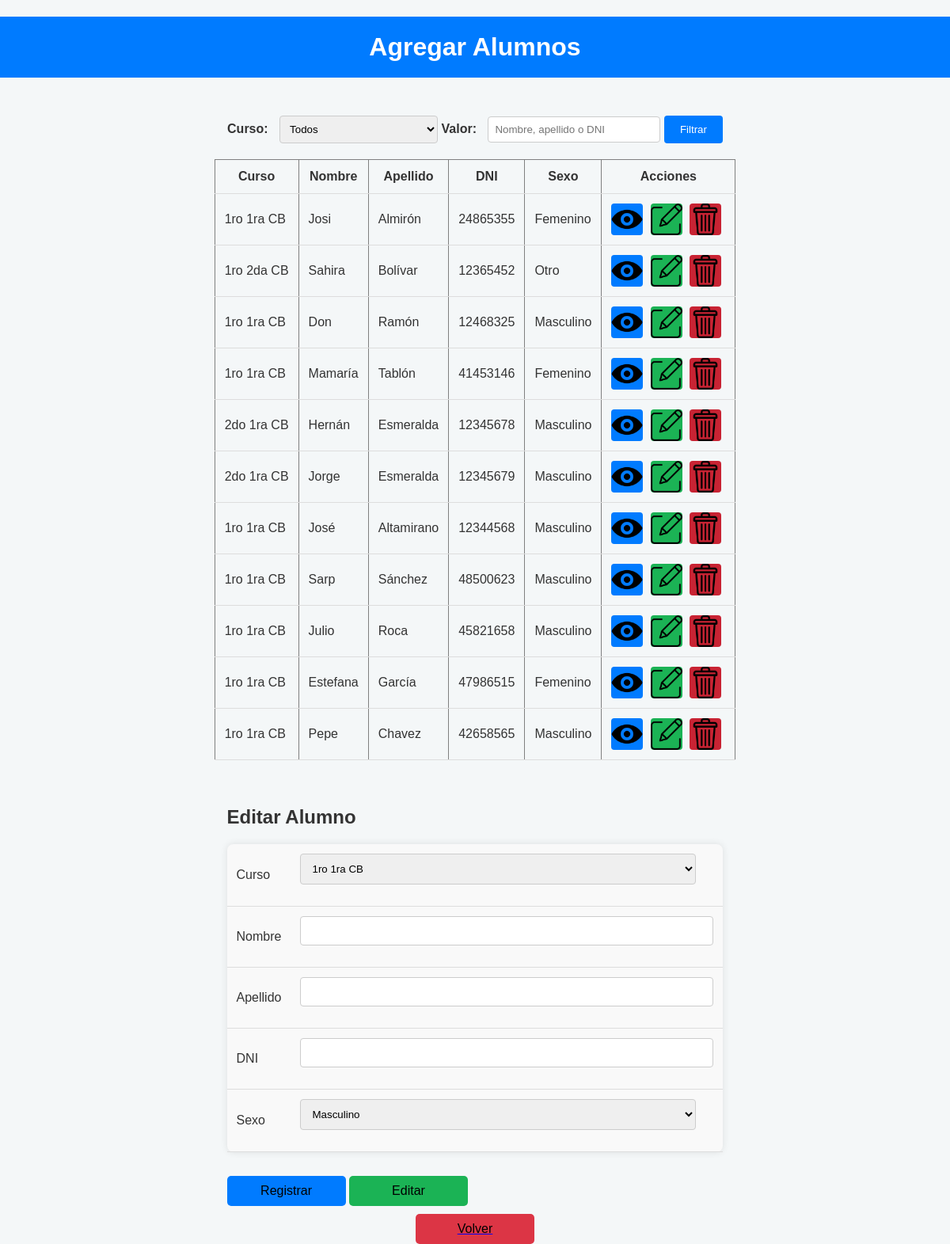
/agregar_alumnos.php, run on the app's committed database.
### tables this page shows
CREATE TABLE IF NOT EXISTS `alumnos` (
  `id` int NOT NULL AUTO_INCREMENT,
  `curso` varchar(10) NOT NULL,
  `nombre` varchar(255) NOT NULL,
  `apellido` varchar(255) NOT NULL,
  `dni` varchar(20) NOT NULL,
  `sexo` varchar(10) NOT NULL,
  PRIMARY KEY (`id`)
);

### agregar_alumnos.php (the view, shortened to what this page needs)
<!DOCTYPE html>
<html lang="en">
<head>
    <link rel="stylesheet" href="css/agregar_alumnos.css">
</head>
<body>
<?php
$conn = new mysqli("localhost", "root", "", "registro");
function escapar($dato) {
    return htmlspecialchars($dato, ENT_QUOTES, 'UTF-8');
}
$curso = $nombre = $apellido = $dni = $sexo = "";
$query = "SELECT * FROM alumnos WHERE 1=1";
$result = $conn->query($query);
$tabla = '<table border="1" cellspacing="2" cellpadding="2">
          <tr class="header">
            <td>Curso</td>
            <td>Nombre</td>
            <td>Apellido</td>
            <td>DNI</td>
            <td>Sexo</td>
            <td>Acciones</td>
          </tr>';
if ($result->num_rows > 0) {
    while ($row = $result->fetch_assoc()) {
        $tabla .= '<tr>
                    <td>' . escapar($row["curso"]) . '</td>
                    <td>' . escapar($row["nombre"]) . '</td>
                    <td>' . escapar($row["apellido"]) . '</td>
                    <td>' . escapar($row["dni"]) . '</td>
                    <td>' . escapar($row["sexo"]) . '</td>
                    <td>
                        <form action="" method="post" style="display:inline;">
                            <input type="hidden" name="id_ver" value="' . escapar($row["id"]) . '">
                            <a href="#tabla_ver"><input type="submit" name="ver" class="ver" value=""></a>
                        </form>
                        <form action="" method="post" style="display:inline;">
                            <input type="hidden" name="id" value="' . escapar($row["id"]) . '">
                            <input type="submit" name="editar-btn" class="editar" value="">
                        </form>
                        <form action="" method="post" style="display:inline;">
                            <input type="hidden" name="id-del" value="' . escapar($row["id"]) . '">
                            <input type="submit" name="quitar" class="eliminar" value="">
                        </form>
                    </td>
                  </tr>';
    }
}
$tabla .= '</table>';
?>
<h1>Agregar Alumnos</h1>
<br>
<div class="filtros">
    <form method="get" action="">
        <label for="filtro_curso">Curso:</label>
        <select name="filtro_curso" id="filtro_curso">
        <option value="">Todos</option>
        </select>
        <label for="filtro_nombre">Valor:</label>
        <input type="text" name="filtro_nombre" id="filtro_nombre" placeholder="Nombre, apellido o DNI">
        <input type="submit" value="Filtrar">
    </form>
</div>
<div class="acciones">
<?php echo $tabla; ?>
</div>
<br>
<div class="formularios">
    <form action="" method="post">
        <table class="formulario">
            <h2>Editar Alumno</h2>
            <tr>
                <td>Curso</td>
                <td>
                    <select name="curso" required>
                        <optgroup label="Ciclo Básico">
                            <option value="1ro 1ra CB" <?php if(isset($curso) && $curso == "1ro 1ra CB") echo 'selected'; ?>>1ro 1ra CB</option>
                        </optgroup>
                    </select>
                </td>
            </tr>
            <tr>
                <td>Nombre</td>
                <td><input type="text" maxlength="20" name="nombre" value="<?php if(isset($nombre)) echo escapar($nombre); ?>" required></td>
            </tr>
            <tr>
                <td>Apellido</td>
                <td><input type="text" maxlength="20" name="apellido" value="<?php if(isset($apellido)) echo escapar($apellido); ?>" required></td>
            </tr>
            <tr>
                <td>DNI</td>
                <td><input type="text" maxlength="8" name="dni" value="<?php if(isset($dni)) echo escapar($dni); ?>" required></td>
            </tr>
            <tr>
                <td>Sexo</td>
                <td>
                    <select name="sexo" required>
                        <option value="Masculino" <?php if(isset($sexo) && $sexo == "Masculino") echo 'selected'; ?>>Masculino</option>
                </td>
            </tr>
        </table>
        <input class="btn registrar" type="submit" name="registrar" value="Registrar">
        <input class="btn editar2" type="submit" name="editar" value="Editar">
    </form>
</div>
<a href="index.php"> <button class="btn btn-logout">Volver</button> </a>
</body>
</html>

### css/agregar_alumnos.css (style rules this page uses)
body { font-family: Arial, sans-serif; background-color: #f4f7f8; margin: 0; padding: 0; display: flex; flex-direction: column; align-items: center; color: #333; }
h1 { background-color: #007BFF; color: white; padding: 20px; width: 100%; text-align: center; margin-bottom: 30px; }
.filtros { display: flex; justify-content: space-between; margin-bottom: 20px; }
.filtros label { margin-right: 10px; font-weight: bold; }
.filtros select, .filtros input[type="text"] { width: 200px; padding: 8px; border-radius: 4px; border: 1px solid #ccc; }
.filtros input[type="submit"] { padding: 10px 20px; background-color: #007BFF; color: white; border: none; border-radius: 4px; cursor: pointer; transition: background-color 0.3s ease; }
table { width: 100%; border-collapse: collapse; margin-bottom: 20px; }
table th, table td { padding: 12px; border-bottom: 1px solid #ddd; text-align: left; }
.formularios { display: flex; justify-content: space-between; }
.formulario { background-color: #f9f9f9; padding: 20px; border-radius: 8px; box-shadow: 0px 0px 10px rgba(0, 0, 0, 0.1); }
.formulario select, .formulario input[type="text"], .formulario input[type="number"] { width: 500px; padding: 10px; margin-bottom: 15px; border-radius: 4px; border: 1px solid #ccc; }
.acciones form { display: inline-block; margin-right: 5px; }
.acciones input[type="submit"] { border: none; color: white; padding: 8px 12px; border-radius: 4px; cursor: pointer; transition: background-color 0.3s ease; }
.ver { background: url("../img/ver.png") no-repeat center center; background-size: cover; border-radius: 100%; height: 40px; width: 40px; background-color: #007BFF; border: 0; }
.editar { background: url("../img/editar.png") no-repeat center center; background-size: cover; border-radius: 100%; height: 40px; width: 40px; background-color: #1bb355; ; border: 0; }
.eliminar { background: url("../img/basurero.png") no-repeat center center; background-size: cover; border-radius: 100%; height: 40px; width: 40px; background-color: #c82333 ; border: 0; }
.btn-logout { background-color: #dc3545; width:auto; display:block; margin: auto; }
.btn { border: none; padding: 10px 20px; margin: 10px 0; border-radius: 5px; cursor: pointer; font-size: 16px; transition: background-color 0.3s ease; display: inline-block; width: 150px; }
.editar2 { background-color: #1bb355; ; }
.registrar { background-color: #007BFF; }
.btn-logout { background-color: #dc3545; display:block; margin: auto; }
.header td { text-align: center; font-weight: bold; }

### data on the page
alumnos: curso "1ro 1ra CB", nombre "Josi", apellido "Almirón", dni "24865355", sexo "Femenino"
alumnos: curso "1ro 2da CB", nombre "Sahira", apellido "Bolívar", dni "12365452", sexo "Otro"
alumnos: curso "1ro 1ra CB", nombre "Don", apellido "Ramón", dni "12468325", sexo "Masculino"
alumnos: curso "1ro 1ra CB", nombre "Mamaría", apellido "Tablón", dni "41453146", sexo "Femenino"
alumnos: curso "2do 1ra CB", nombre "Hernán", apellido "Esmeralda", dni "12345678", sexo "Masculino"
alumnos: curso "2do 1ra CB", nombre "Jorge", apellido "Esmeralda", dni "12345679", sexo "Masculino"
alumnos: curso "1ro 1ra CB", nombre "José", apellido "Altamirano", dni "12344568", sexo "Masculino"
alumnos: curso "1ro 1ra CB", nombre "Sarp", apellido "Sánchez", dni "48500623", sexo "Masculino"
alumnos: curso "1ro 1ra CB", nombre "Julio", apellido "Roca", dni "45821658", sexo "Masculino"
alumnos: curso "1ro 1ra CB", nombre "Estefana", apellido "García", dni "47986515", sexo "Femenino"
alumnos: curso "1ro 1ra CB", nombre "Pepe", apellido "Chavez", dni "42658565", sexo "Masculino"
